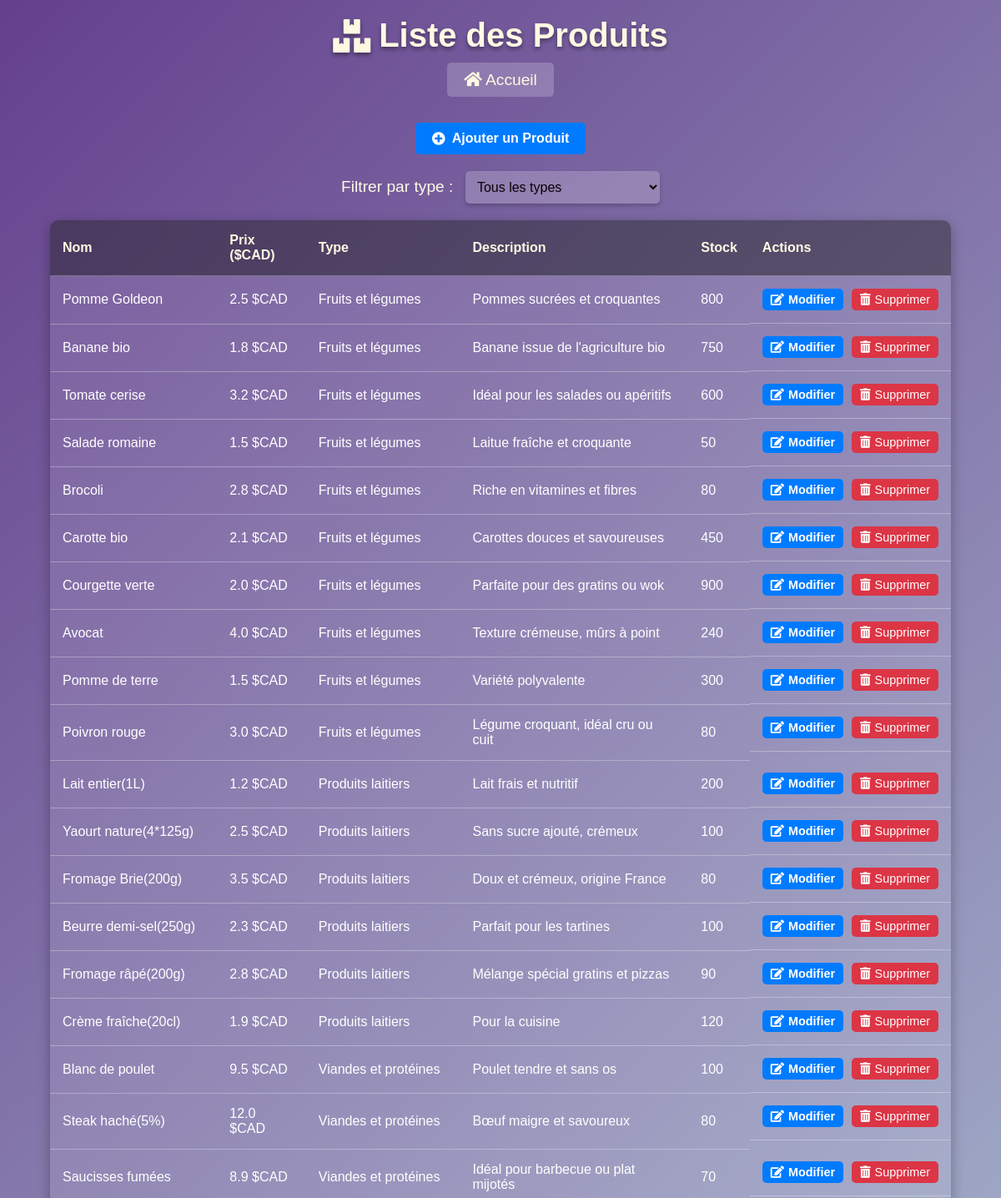
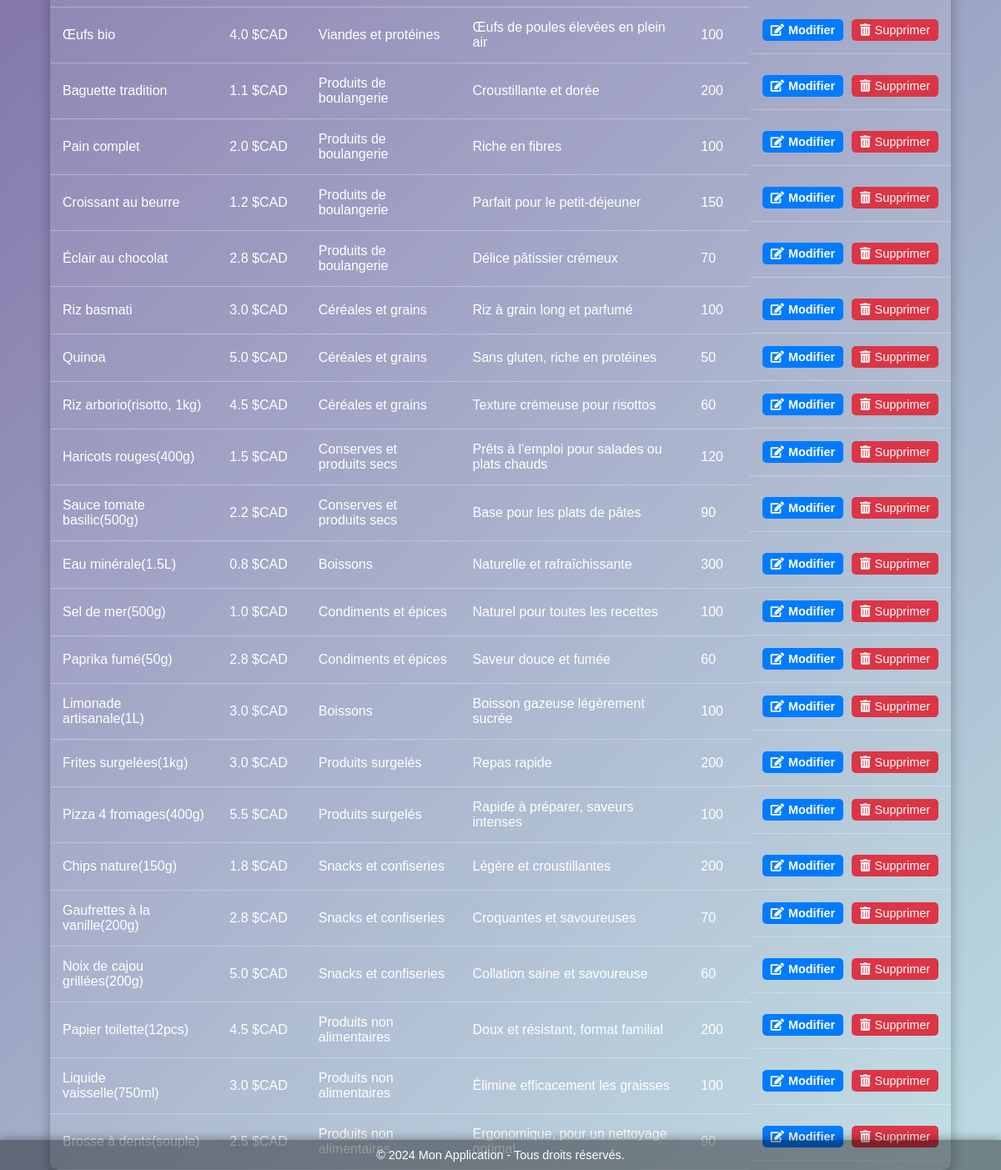
Page /list on the committed database (2 pictures, top to bottom).
### tables this page shows
CREATE TABLE produits (
                        id INTEGER PRIMARY KEY AUTOINCREMENT,
                        nom TEXT NOT NULL,
                        prix REAL NOT NULL, 
                        description TEXT NOT NULL,
                        stock INTEGER NOT NULL,
                        type_produit TEXT NOT NULL
                    );

### app.py (the view)
@app.route('/list', methods=['GET'])
def list_produits():
    type_produit = request.args.get('type_produit')  # Récupère le type sélectionné depuis l'URL
    produit = Produit()  # Crée une instance de la classe Produit
    if type_produit and type_produit != "":
        produits = produit.filter_products_by_type(type_produit)  # Filtre par type
    else:
        produits = produit.get_products()  # Affiche tous les produits
    types_produits = [
        'Fruits et légumes', 'Produits laitiers', 'Viandes et protéines',
        'Produits de boulangerie', 'Céréales et grains', 'Conserves et produits secs',
        'Condiments et épices', 'Boissons', 'Produits surgelés',
        'Snacks et confiseries', 'Produits non alimentaires'
    ]
    return render_template('list_produits.html', produits=produits, types_produits=types_produits, selected_type=type_produit)

### gestion_produit.py (called while the page is built)
    def get_products(self):
        try:
            with sqlite3.connect("app_database.db") as connection:
                cursor = connection.cursor()
                cursor.execute("SELECT * FROM produits")
                produits = cursor.fetchall()
                return [Produit(nom=row[1], prix=row[2], description=row[3], stock=row[4], type_produit=row[5], id=row[0]) for row in produits]
        except sqlite3.Error as e:
            print(f"Erreur lors de la récupération des produits : {e}")
            return []

### templates/list_produits.html (shortened to what this page needs)
<!DOCTYPE html>
<html lang="fr">
<head>
    <link href="https://cdnjs.cloudflare.com/ajax/libs/font-awesome/5.15.3/css/all.min.css" rel="stylesheet">
    <link rel="stylesheet" type="text/css" href="{{ url_for('static', filename='style_produits.css') }}">
</head>
<body>
    <header>
        <h1><i class="fas fa-boxes"></i> Liste des Produits</h1>
    </header>
    <div class="home-link">
        <a href="{{ url_for('dashboard') }}"><i class="fas fa-home"></i> Accueil</a>
    </div>
    <main>
        <div class="action-link">
            <a href="{{ url_for('add_product') }}" class="btn-primary">
                <i class="fas fa-plus-circle"></i> Ajouter un Produit
            </a>
        </div>
        <div class="filter-container">
            <form method="GET" action="{{ url_for('list_produits') }}">
                <label for="type_produit">Filtrer par type :</label>
                <select name="type_produit" id="type_produit" onchange="this.form.submit()">
                    <option value="">Tous les types</option>
                </select>
            </form>
        </div>
        <table>
            <thead>
                <tr>
                    <th>Nom</th>
                    <th>Prix ($CAD)</th>
                    <th>Type</th>
                    <th>Description</th>
                    <th>Stock</th>
                    <th>Actions</th>
                </tr>
            </thead>
            <tbody>
                {% for produit in produits %}
                <tr>
                    <td>{{ produit.nom }}</td>
                    <td>{{ produit.prix }} $CAD</td>
                    <td>{{ produit.type_produit }}</td>
                    <td>{{ produit.description }}</td>
                    <td>{{ produit.stock }}</td>
                    <td class="action-buttons">
                        <a href="{{ url_for('edit_product', id=produit.id) }}" class="btn-action btn-primary">
                            <i class="fas fa-edit"></i> Modifier
                        </a>
                        <form action="{{ url_for('delete_product', id=produit.id) }}" method="POST" style="display:inline;">
                            <button type="submit" class="btn-action btn-danger" onclick="return confirm('Êtes-vous sûr de vouloir supprimer ce produit ?');">
                                <i class="fas fa-trash-alt"></i> Supprimer
                            </button>
                        </form>
                    </td>
                </tr>
                {% endfor %}
            </tbody>
        </table>
    </main>
    <footer>
        &copy; 2024 Mon Application - Tous droits réservés.
    </footer>
</body>
</html>

### Static/style_produits.css (style rules this page uses)
body { font-family: 'Arial', sans-serif; margin: 0; padding: 0; background: linear-gradient(135deg, #65408d, #bcdce2); color: #ffffff; display: flex; flex-direction: column; min-height: 100vh; }
header h1 { text-align: center; font-size: 2.5rem; margin: 20px 0; color: #fff9e3; text-shadow: 0 3px 5px rgba(0, 0, 0, 0.4); display: flex; justify-content: center; align-items: center; gap: 10px; }
.home-link { text-align: center; margin-bottom: 20px; }
.home-link a { color: #fff9e3; font-size: 1.2rem; text-decoration: none; padding: 10px 20px; border-radius: 5px; background: rgba(255, 255, 255, 0.2); transition: all 0.3s ease; }
.action-link { text-align: center; margin: 20px 0; }
.btn-primary { background: #28a745; color: #ffffff; padding: 10px 20px; text-decoration: none; border-radius: 5px; font-size: 1rem; font-weight: bold; display: inline-flex; align-items: center; gap: 8px; transition: background 0.3s ease; }
table { width: 90%; margin: 0 auto; border-collapse: collapse; background: rgba(255, 255, 255, 0.1); color: #fff; box-shadow: 0 5px 15px rgba(0, 0, 0, 0.3); border-radius: 10px; overflow: hidden; }
table th, table td { padding: 15px; text-align: left; border-bottom: 1px solid rgba(255, 255, 255, 0.3); }
table th { background: rgba(0, 0, 0, 0.4); font-weight: bold; color: #fff9e3; }
.action-buttons { display: flex; gap: 10px; }
.btn-action { padding: 5px 10px; border-radius: 5px; text-decoration: none; color: #ffffff; display: inline-flex; align-items: center; gap: 5px; transition: transform 0.3s ease; font-size: 0.9rem; border: none; cursor: pointer; }
.btn-primary { background: #007bff; }
.btn-danger { background: #dc3545; }
.filter-container { margin: 20px auto; text-align: center; }
.filter-container label { font-size: 1.2rem; margin-right: 10px; color: #fff9e3; }
.filter-container select { padding: 10px; border-radius: 5px; background-color: rgba(255, 255, 255, 0.2); color: #080202; border: none; box-shadow: 0 3px 5px rgba(0, 0, 0, 0.2); font-size: 1rem; cursor: pointer; }
footer { position: fixed; bottom: 0; width: 100%; text-align: center; padding: 10px 0; background: rgba(0, 0, 0, 0.4); color: #ffffff; font-size: 0.9rem; box-shadow: 0 -2px 10px rgba(0, 0, 0, 0.3); }

### rows in the picture
produits: nom "Pomme Goldeon", prix "2.5", type_produit "Fruits et légumes", description "Pommes sucrées et croquantes", stock "800"
produits: nom "Banane bio", prix "1.8", type_produit "Fruits et légumes", description "Banane issue de l'agriculture bio", stock "750"
produits: nom "Tomate cerise", prix "3.2", type_produit "Fruits et légumes", description "Idéal pour les salades ou apéritifs", stock "600"
produits: nom "Salade romaine", prix "1.5", type_produit "Fruits et légumes", description "Laitue fraîche et croquante", stock "50"
produits: nom "Brocoli", prix "2.8", type_produit "Fruits et légumes", description "Riche en vitamines et fibres", stock "80"
produits: nom "Carotte bio", prix "2.1", type_produit "Fruits et légumes", description "Carottes douces et savoureuses", stock "450"
produits: nom "Courgette verte", prix "2.0", type_produit "Fruits et légumes", description "Parfaite pour des gratins ou wok", stock "900"
produits: nom "Avocat", prix "4.0", type_produit "Fruits et légumes", description "Texture crémeuse, mûrs à point", stock "240"
produits: nom "Pomme de terre", prix "1.5", type_produit "Fruits et légumes", description "Variété polyvalente", stock "300"
produits: nom "Poivron rouge", prix "3.0", type_produit "Fruits et légumes", description "Légume croquant, idéal cru ou cuit", stock "80"
produits: nom "Lait entier(1L)", prix "1.2", type_produit "Produits laitiers", description "Lait frais et nutritif", stock "200"
produits: nom "Yaourt nature(4*125g)", prix "2.5", type_produit "Produits laitiers", description "Sans sucre ajouté, crémeux", stock "100"
produits: nom "Fromage Brie(200g)", prix "3.5", type_produit "Produits laitiers", description "Doux et crémeux, origine France", stock "80"
produits: nom "Beurre demi-sel(250g)", prix "2.3", type_produit "Produits laitiers", description "Parfait pour les tartines", stock "100"
produits: nom "Fromage râpé(200g)", prix "2.8", type_produit "Produits laitiers", description "Mélange spécial gratins et pizzas", stock "90"
produits: nom "Crème fraîche(20cl)", prix "1.9", type_produit "Produits laitiers", description "Pour la cuisine", stock "120"
produits: nom "Blanc de poulet", prix "9.5", type_produit "Viandes et protéines", description "Poulet tendre et sans os", stock "100"
produits: nom "Steak haché(5%)", prix "12.0", type_produit "Viandes et protéines", description "Bœuf maigre et savoureux", stock "80"
produits: nom "Saucisses fumées", prix "8.9", type_produit "Viandes et protéines", description "Idéal pour barbecue ou plat mijotés", stock "70"
produits: nom "Œufs bio", prix "4.0", type_produit "Viandes et protéines", description "Œufs de poules élevées en plein air", stock "100"
produits: nom "Baguette tradition", prix "1.1", type_produit "Produits de boulangerie", description "Croustillante et dorée", stock "200"
produits: nom "Pain complet", prix "2.0", type_produit "Produits de boulangerie", description "Riche en fibres", stock "100"
produits: nom "Croissant au beurre", prix "1.2", type_produit "Produits de boulangerie", description "Parfait pour le petit-déjeuner", stock "150"
produits: nom "Éclair au chocolat", prix "2.8", type_produit "Produits de boulangerie", description "Délice pâtissier crémeux", stock "70"
produits: nom "Riz basmati", prix "3.0", type_produit "Céréales et grains", description "Riz à grain long et parfumé", stock "100"
produits: nom "Quinoa", prix "5.0", type_produit "Céréales et grains", description "Sans gluten, riche en protéines", stock "50"
produits: nom "Riz arborio(risotto, 1kg)", prix "4.5", type_produit "Céréales et grains", description "Texture crémeuse pour risottos", stock "60"
produits: nom "Haricots rouges(400g)", prix "1.5", type_produit "Conserves et produits secs", description "Prêts à l'emploi pour salades ou plats chauds", stock "120"
produits: nom "Sauce tomate basilic(500g)", prix "2.2", type_produit "Conserves et produits secs", description "Base pour les plats de pâtes", stock "90"
produits: nom "Eau minérale(1.5L)", prix "0.8", type_produit "Boissons", description "Naturelle et rafraîchissante", stock "300"
produits: nom "Sel de mer(500g)", prix "1.0", type_produit "Condiments et épices", description "Naturel pour toutes les recettes", stock "100"
produits: nom "Paprika fumé(50g)", prix "2.8", type_produit "Condiments et épices", description "Saveur douce et fumée", stock "60"
produits: nom "Limonade artisanale(1L)", prix "3.0", type_produit "Boissons", description "Boisson gazeuse légèrement sucrée", stock "100"
produits: nom "Frites surgelées(1kg)", prix "3.0", type_produit "Produits surgelés", description "Repas rapide", stock "200"
produits: nom "Pizza 4 fromages(400g)", prix "5.5", type_produit "Produits surgelés", description "Rapide à préparer, saveurs intenses", stock "100"
produits: nom "Chips nature(150g)", prix "1.8", type_produit "Snacks et confiseries", description "Légère et croustillantes", stock "200"
produits: nom "Gaufrettes à la vanille(200g)", prix "2.8", type_produit "Snacks et confiseries", description "Croquantes et savoureuses", stock "70"
produits: nom "Noix de cajou grillées(200g)", prix "5.0", type_produit "Snacks et confiseries", description "Collation saine et savoureuse", stock "60"
produits: nom "Papier toilette(12pcs)", prix "4.5", type_produit "Produits non alimentaires", description "Doux et résistant, format familial", stock "200"
produits: nom "Liquide vaisselle(750ml)", prix "3.0", type_produit "Produits non alimentaires", description "Élimine efficacement les graisses", stock "100"
produits: nom "Brosse à dents(souple)", prix "2.5", type_produit "Produits non alimentaires", description "Ergonomique, pour un nettoyage optimal", stock "90"
